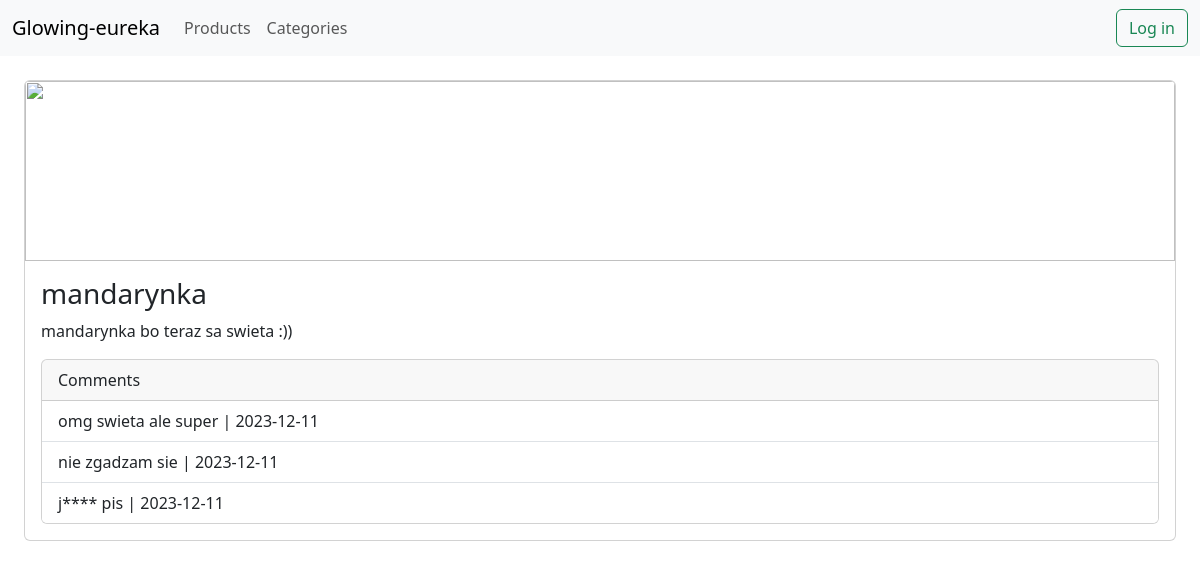
The app's page /products/3 with its own data.
### db.py (models this page shows, shortened)
class product(Base):
    __tablename__ = "product"
    id = Column(Integer, primary_key=True)
    title = Column(String, nullable=False)
    description = Column(String)
    isDeleted = Column(Boolean, nullable=False)
    creationDate = Column(Date, default="CURRENT_DATE")
    imageURL = Column(String)
    categories: Mapped[list['category']] = relationship(
        secondary=product_category, back_populates="products"
    )
    comments = relationship("comment", backref=backref("product"))

class comment(Base):
    __tablename__ = "comment"
    id = Column(Integer, primary_key=True)
    productId = Column(Integer, ForeignKey("product.id"), nullable=False)
    description = Column(String)
    isDeleted = Column(Boolean, nullable=False)
    creationDate = Column(Date, nullable=False)
    userId = Column(Integer, ForeignKey("user.id"), nullable=False)

### app.py (the view)
@bp.route("/products/<id>", methods=["GET"])
def singleProduct(id:int):
    if not id.isnumeric():
        abort(400)
    page = getPageFromRequest()
    id = int(id)
    with db.Session(db.engine) as session:
        stmt = db.select(db.product).where(db.product.id == id)
        product = [r for r in session.scalars(stmt)][0]
        stmt = db.select(db.comment).where(db.comment.productId == product.id).where(db.comment.isDeleted == False)
        comments = [r for r in session.scalars(stmt)]
    return render_template("product.html", product=product, comments=comments[page * 5:(page + 1) * 5], page=page, next=len(comments) > (page + 1) * 5, auth=getAuthFromRequest(), user=getUserFromRequest())

### app.py (called while the page is built)
def getAuthFromRequest() -> db.token | None:
    if "auth" not in request.cookies:
        return None
    tok = db.validateToken(request.cookies["auth"])
    return tok

def getUserFromRequest() -> db.user | None:
    if "auth" not in request.cookies:
        return None
    usr = db.getUserFromAuth(request.cookies["auth"])
    if usr is None:
        return None
    return usr

def getPageFromRequest() -> int:
    if "page" not in request.args:
        return 0
    else:
        return int(request.args["page"])

### templates/product.html (shortened to what this page needs)
<html>
    {%include "head.html"%}
    <body>
        {%include "navbar.html"%}
        <main>
            <div class="card">
                {%if product.imageURL != None %}
                <img src="{{product.imageURL}}" class="card-img-top">
                {%endif%}
                <div class="card-body">
                    <h3 class="card-title">
                        {{product.title}}
                    </h3>
                    {%if product.description != None%}
                    <p class="card-text">{{product.description}}</p>
                    {%endif%}
                    <div class="card">
                        <div class="card-header">
                            Comments
                        </div>
                        <ul class="list-group list-group-flush">
                            {%for comment in comments%}
                                <li class="list-group-item" id="{{comment.id}}">
                                    <div style="display: inline-block;">
                                        <span id="commentText">{{comment.description}}</span> | <span id="commentDate">{{comment.creationDate}}</span>
                                    </div>
                                </li>
                            {%endfor%}
                        </ul>
                    </div>
                </div>
            </div>
        </main>
    </body>
</html>

### static/style.css (style rules this page uses)
main { margin:2% !important; margin-bottom: 0px !important; }
span { display: inline-block; }
.card-img-top { width: 100%; height: 15vw; object-fit: cover; }

### records on screen
product: title "mandarynka", description "mandarynka bo teraz sa swieta :))"
comment: description "omg swieta ale super", creationDate "2023-12-11"
comment: description "nie zgadzam sie", creationDate "2023-12-11"
comment: description "j**** pis", creationDate "2023-12-11"
